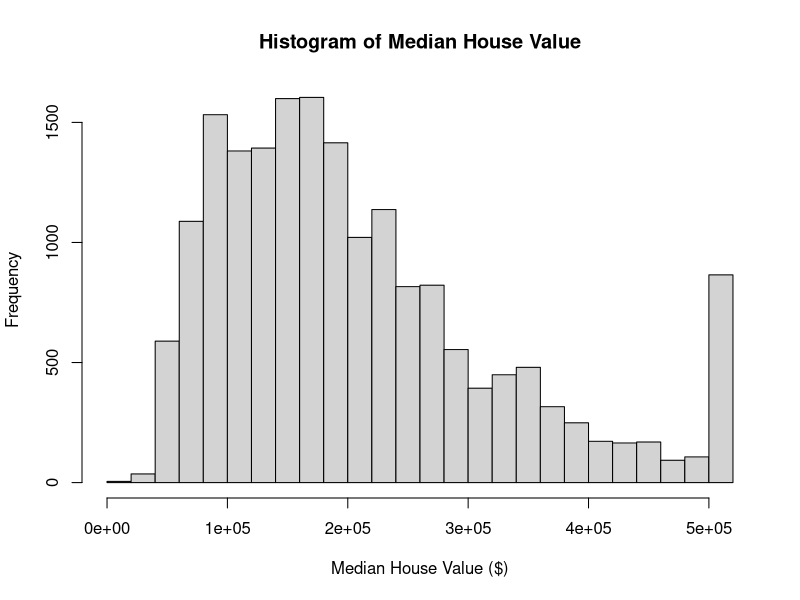
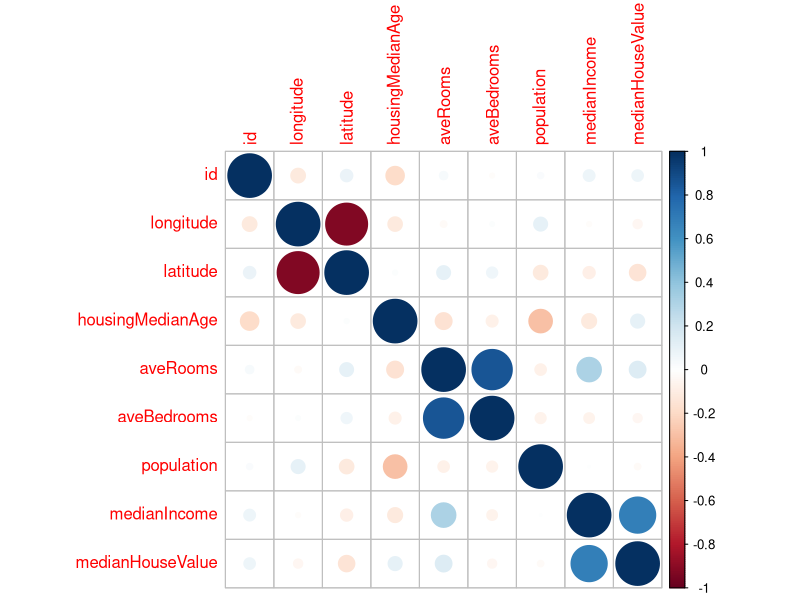
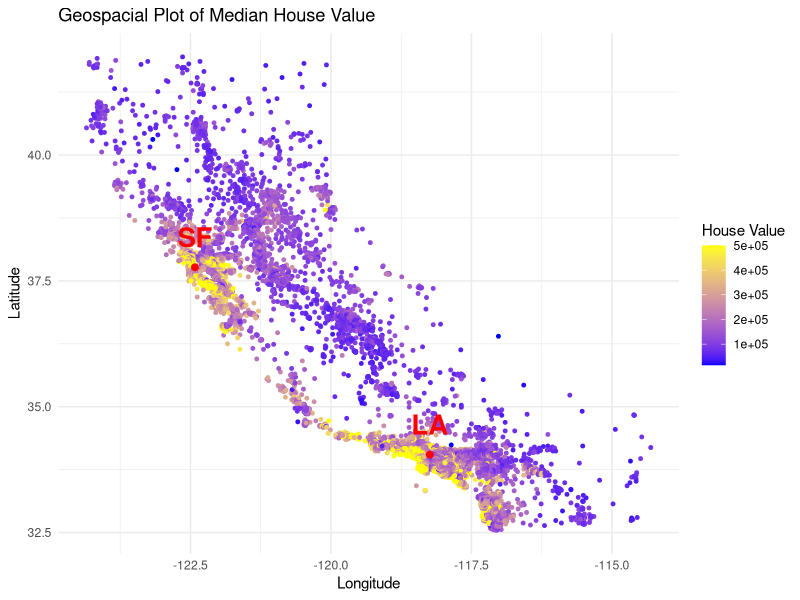
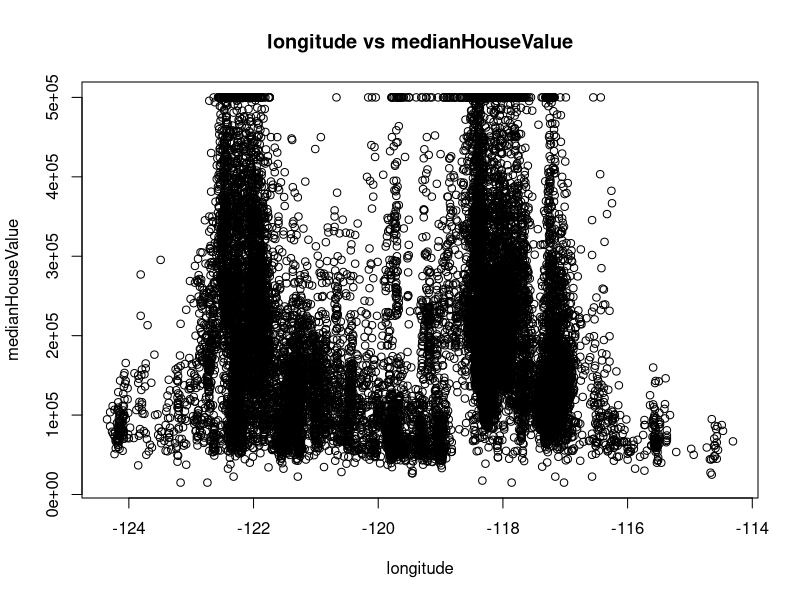
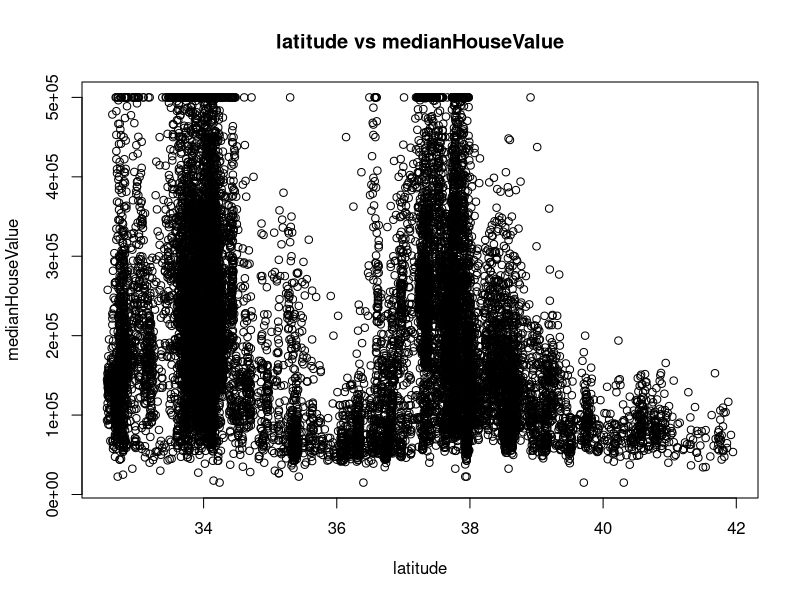
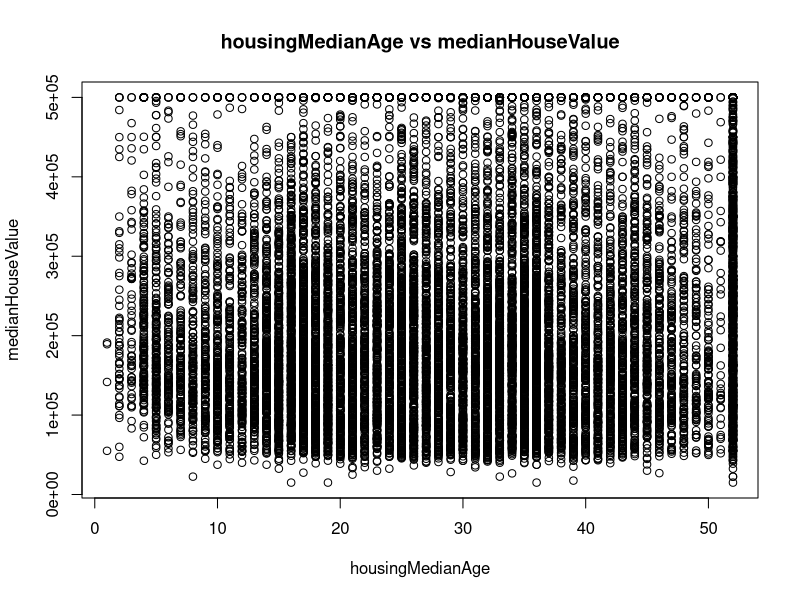
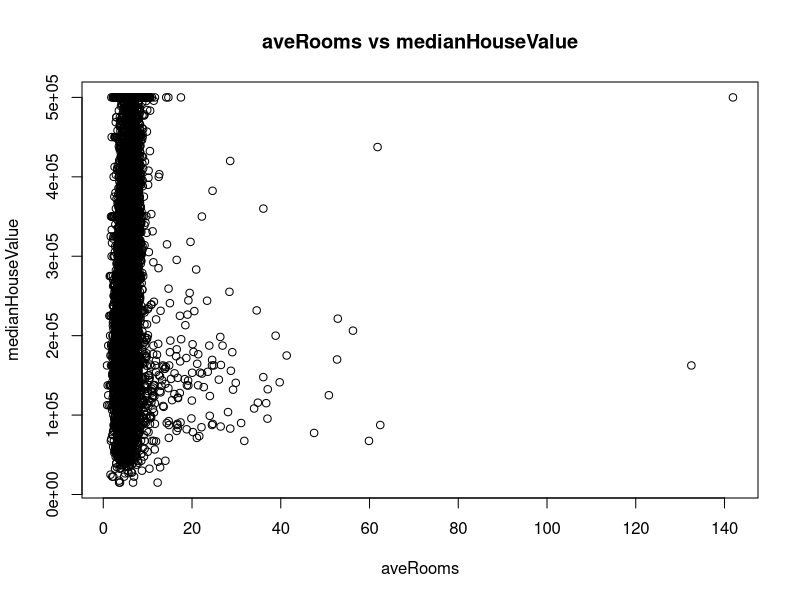
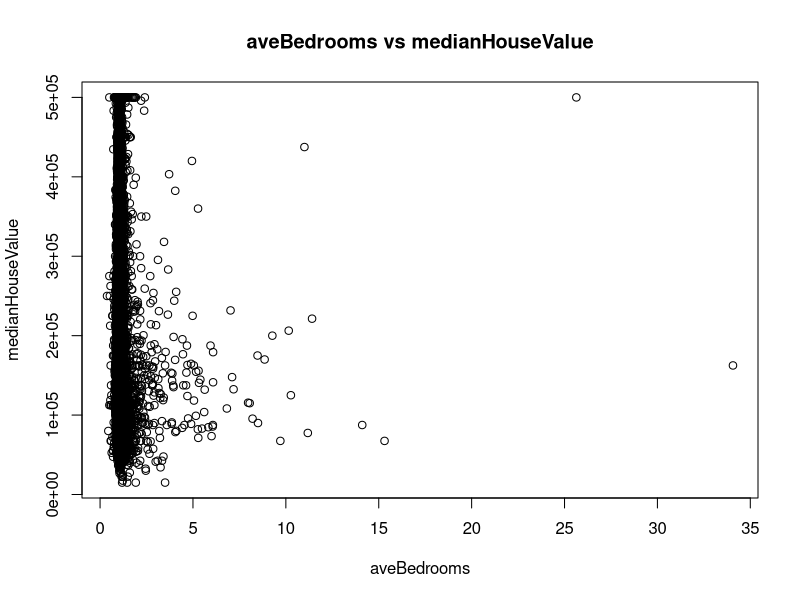

R code for these plots, in order: (Note: this script raises an error after producing the figures.)
## ---- chunk 1
knitr::opts_chunk$set(echo = TRUE)
# load relevant libraries: 
library(car)
library(dplyr)
library(ggplot2)
library(car)
library(corrplot) # for correlation plot 
library(leaps) # for Best Subset Selection 
library(boot)
## ---- chunk 2
data <- read.csv("Assignt1_data.csv") 
dim(data) 
str(data) 
# data$oceanProximity <- as.factor(data$oceanProximity)
## ---- chunk 3
incomplete_rows <- data[!complete.cases(data), ] 
data <- na.omit(data) 
rownames(data) <- 1:nrow(data) 
## ---- chunk 4
hist(data$medianHouseValue,
     xlab = "Median House Value ($)",
     ylab = "Frequency",
     main = "Histogram of Median House Value",
     breaks = 25)
## ---- chunk 5
value <- max(data$medianHouseValue)  
percentage <- mean(data$medianHouseValue == value) * 100
cat("Percentage of data with medianHouseValue =", value, "is", percentage, "%\n")
summary(data$medianHouseValue)
## ---- chunk 6
summary(data$medianIncome)
value <- max(data$medianIncome)  
percentage <- mean(data$medianIncome == value) * 100
cat("Percentage of data with medianIncome =", value, "is", percentage, "%\n")

## ---- chunk 7
numeric.data <-  data[sapply(data, is.numeric)]
head(numeric.data)
cor_medianHouseValue <- cor(data$medianHouseValue, 
                            data[, c("longitude", 
                                            "latitude", 
                                            "housingMedianAge",
                                            "aveRooms",
                                            "aveBedrooms",
                                            "population",
                                            "medianIncome")])
print(cor_medianHouseValue)
corrplot(cor(data[, sapply(data, is.numeric)]), method = "circle")
## ---- chunk 8
cities <- data.frame(
  city = c("LA", "SF"), 
  longitude = c(-118.24, -122.42),
  latitude = c(34.05, 37.77)
)

ggplot(data, 
       aes(x = longitude, 
           y = latitude, 
           colour = medianHouseValue)) + 
  geom_point(size = 1) + 
  scale_colour_gradient(low = "blue", high = "yellow") + 
  geom_point(data = cities, 
             aes(x = longitude, y = latitude),
             colour = "red", 
             size = 2) + 
  geom_text(data = cities, 
            aes(label = city), 
            vjust = -1, 
            colour = "red", 
            size = 7, 
            fontface = "bold") + 
  labs(title = "Geospacial Plot of Median House Value", 
       x = "Longitude", 
       y = "Latitude", 
       colour = "House Value") + 
  theme_minimal() 
## ---- chunk 9
target_col <- "medianHouseValue"
exclude <- c("id","oceanProximity",target_col)

for (col in names(data)) {
  if (!(col %in% exclude)) {
    plot(data[[col]], data[[target_col]],
         xlab = col,
         ylab = target_col,
         main = paste(col, "vs", target_col))
  }
}
## ---- chunk 10
# Should we truncate the age groups? 
## ---- chunk 11
# Should we comment further on this in the report? Even if zoom in the trend not clear 
# Focus on the range of [0, 20] for aveRooms 
plot(data$aveBedrooms, data$medianHouseValue, 
     xlim = c(0, 20), 
     pch = 16, 
     xlab = "Average Number of Bedrooms (aveRooms)", 
     ylab = "Median House Value (medianHouseValue)", 
     cex = 0.3) 
## ---- chunk 12
plot(data$population, data$medianHouseValue, 
    xlim = c(0, 5000), 
     pch = 16, 
     xlab = "Population", 
     ylab = "Median House Value (medianHouseValue)", 
     cex = 0.3) 
## ---- chunk 13
boxplot(medianHouseValue ~ oceanProximity, data = data,
        main = "Boxplot of Median House Value by Ocean Proximity",
        xlab = "Ocean Proximity",
        ylab = "Median House Value",
        col = "lightblue")
## ---- chunk 14
## MOST IMPORTANT BITS

#population, issues with leverage, heterscedascity
lm.pop <- lm(medianHouseValue~population,data = data) 
plot(lm.pop)

#population, issues with leverage, heterscedascity
lm.log.pop <- lm(medianHouseValue~log(population),data = data) 
plot(lm.log.pop)


## ---- chunk 15
initial_fit <- lm(data$medianHouseValue ~. - id, data = data) 
summary(initial_fit)
## ---- chunk 16
par(mfrow = c(2,2))
plot(initial_fit, cex = 0.1)
## ---- chunk 17
par(mfrow = c(1, 1)) 
options(scipen = 999) 
plot(initial_fit, which = 1, cex = 0.2, pch = 16, cex.axis = 0.6,
     main = "Residual Plot (Residual vs Fitted) of Fit1 (using all Predictors)") 
## ---- chunk 18
plot(initial_fit, which = 2, cex = 0.2, pch = 16, cex.axis = 0.8,
     main = "(Normal) QQ Plot of Fit1 (using all Predictors)") 
## ---- chunk 19
residuals_initial_fit <- residuals(initial_fit)
stdresiduals_initial_fit <- rstandard(initial_fit)
outlier_row_number <- which(abs(stdresiduals_initial_fit) > 3)

length(outlier_row_number) # gives how many outliers are there 
## ---- chunk 20
leverage_values <- hatvalues(initial_fit)

p_lvg <- length(coef(initial_fit)) 
n_lvg <- nrow(data) 
threshold_lvg <- (p_lvg + 1) / n_lvg

highlvg_row_number <- which(leverage_values > threshold_lvg)
# highlvg_row_number 
length(highlvg_row_number)

plot(leverage_values, type = "h", col = "blue")
abline(h = 2 * mean(leverage_values), col = "red")
## ---- chunk 21
vif(initial_fit)
## ---- chunk 22

# New fit
data$bedroomsPerRoom <- data$aveBedrooms / data$aveRooms
data$incomePerRoom = data$medianIncome / data$aveRooms

# Dist from LA and SF
library(geosphere)
# Need to reference this
la_coords <- c(-118.24, 34.05)   # (longitude, latitude)
sf_coords <- c(-122.42, 37.77)

# Add distance to LA
data$distToLA <- apply(data[, c("longitude", "latitude")], 1, function(coord) {
  distGeo(coord, la_coords) / 1000  # convert meters to km
})

#Add distance to SF
data$distToSF <- apply(data[, c("longitude", "latitude")], 1, function(coord) {
  distGeo(coord, sf_coords) / 1000
})


# Compute direction angles
data$dirToLA <- atan2(data$latitude - la_coords[2], data$longitude - la_coords[1])
data$dirToSF <- atan2(data$latitude - sf_coords[2], data$longitude - sf_coords[1])

# Encode directions using dsin and cos
data$cosDirToLA <- cos(data$dirToLA)
data$sinDirToLA <- sin(data$dirToLA)

data$cosDirToSF <- cos(data$dirToSF)
data$sinDirToSF <- sin(data$dirToSF)

# Remove intermediate angle variables
data$dirToLA <- NULL
data$dirToSF <- NULL

data$cityProximityScore <- 1 / (1 + data$distToLA) + 1 / (1 + data$distToSF)

#distance to centre
center_lat <- mean(data$latitude)
center_lon <- mean(data$longitude)
data$distToCenter <- sqrt((data$latitude - center_lat)^2 + (data$longitude - center_lon)^2)
## ---- chunk 23
# Select all numeric columns except 'ID'
numeric.data <- data[sapply(data, is.numeric)]
numeric.data$ID <- NULL 

# Correlation between medianHouseValue and all other numeric variables
cor_medianHouseValue <- cor(data$medianHouseValue, numeric.data)
print(cor_medianHouseValue)

# Correlation plot for all numeric variables
library(corrplot)
corrplot(cor(numeric.data), method = "circle")

## ---- chunk 24
library(leaps)
#since can't call predict for regsubsets. doing the same thing as the for loop
predict.regsubsets=function(object,newdata,id,...){ #... allows for other arguments to be passed into the function
  form=as.formula(object$call[[2]])
  mat=model.matrix(form,newdata)
  coefi=coef(object,id=id)
  xvars=names(coefi)
  mat[,xvars]%*%coefi
}

## ---- chunk 25



library(car)
# k-fold CV

formula_string <- "  medianHouseValue ~ 

    . - id - oceanProximity - aveBedrooms - aveRooms - population +
    

    longitude:latitude +
    bedroomsPerRoom:medianIncome +
    medianIncome:housingMedianAge +
    distToCenter:medianIncome +
    latitude:incomePerRoom +
    bedroomsPerRoom:distToLA +
    medianIncome:log(population) +
    medianIncome:cosDirToLA + 
    medianIncome:sinDirToLA +
    medianIncome:cosDirToSF +
    medianIncome:sinDirToSF +
    cityProximityScore:housingMedianAge +
    cityProximityScore:bedroomsPerRoom +
    housingMedianAge:incomePerRoom +
    
    

    I(medianIncome^2) +
    I(medianIncome^3) +
    I(housingMedianAge^2) +
    I(medianIncome / housingMedianAge) +
    I(latitude^2) + 
    I(longitude^2) +
    I(latitude^3) + 
    I(longitude^3) +
    

    log(population) +
    log(incomePerRoom) +
    log(medianIncome / distToCenter)"


lm.fit <- lm(formula = as.formula(formula_string),data = data)
summary(lm.fit)
nvmax <- length(coef(lm.fit)) - 1


k=10
set.seed(3)
folds=sample(1:k,nrow(data),replace=TRUE)
cv.errors=matrix(NA,k,nvmax, dimnames=list(NULL, paste(1:nvmax))) # NA means no data, NULL means no row names


for(j in 1:k){
  best.fit=regsubsets(formula = as.formula(formula_string),data = data[folds!=j,],nvmax=nvmax)
  for(i in 1:nvmax){
    pred=predict(best.fit,data[folds==j,],id=i)
    cv.errors[j,i]=mean( (data$medianHouseValue[folds==j]-pred)^2)
  }
}
mean.cv.errors=apply(cv.errors,2,mean)
mean.cv.errors
par(mfrow=c(1,1))
best.model.size <- as.numeric(names(which.min(mean.cv.errors)))
plot(mean.cv.errors,type='b')
points(best.model.size, mean.cv.errors[best.model.size], col = "red", pch = 19, cex = 1.5)
# Obtain the best subset model using the full data and CV selected id
reg.best=regsubsets(formula = as.formula(formula_string),data = data, nvmax=nvmax)
coef(reg.best,best.model.size)


best.predictors = names(coef(reg.best, best.model.size))[-1]  # remove intercept
# Create formula dynamically
formula.best = as.formula(paste("medianHouseValue ~", paste(best.predictors, collapse = " + ")))

# Fit the model using lm
model.best = lm(formula.best, data = data)
summary(model.best)
vif(model.best,type = "predictor")
#regfit <- regsubsets(formula.best,data = data,nvmax =length(coef(model.best)))
## ---- chunk 26
# With oceanProximity
# best so far
#oceanProximity+oceanProximity:medianIncome+housingMedianAge:oceanProximity+log(population):oceanProximity+latitude
new.formula = update(formula.best, . ~ . + oceanProximity + oceanProximity:distToCenter +oceanProximity:medianIncome)
model.best = lm(new.formula, data = data)

summary(model.best)
#vif(model.best,type = "predictor")


#with oceanProximity is better

#plot(model.best)

names(coef(model.best))
# Remove outliers
#data_unlev <- data[c(7419),] # these are all island -

#data[data$oceanProximity == "ISLAND",]
## ---- chunk 27
# Using best selection
regfit.full=regsubsets(new.formula,data = data,nvmax = 3,really.big = TRUE)
reg.full.summary <- summary(regfit.full)

# Show which variables are included in the best model of size 3
which(reg.full.summary$which[3, ])  # '3' refers to 3-variable model

summary(model.best)
## ---- chunk 28
# Compute training MSE
# Initial model
# Need to reload data since new predictor columns have been added
initial_data <- read.csv("Assignt1_data.csv") 
initial_data <- na.omit(initial_data) 
initial_fit <- lm(medianHouseValue ~ . - id, data = initial_data) 
initial_predictions <- predict(initial_fit, newdata = initial_data)
initial_train_mse <- mean((data$medianHouseValue - initial_predictions)^2)
initial_train_mse



# Final Model
final_predictions <- predict(model.best, newdata=data)
final_train_mse <- mean((data$medianHouseValue - final_predictions)^2)
final_train_mse
## ---- chunk 29

# Set seed required for this approach to get the 80-20 split
set.seed(123)

# Split data - 80% for training and 20% for validation
n <- nrow(data)
train_indicies <- sample(1:n, size=floor(0.8 * n))
train_set <- data[train_indicies, ]
validation_set <- data[-train_indicies, ]

train_set_init <- initial_data[train_indicies, ]
validation_set_init <- initial_data[-train_indicies, ]

# Initial model
initial_fit_train <- lm(medianHouseValue ~ . - id, data=train_set_init)
initial_val_predictions <- predict(initial_fit_train, newdata=validation_set_init)
initial_val_mse <- mean((validation_set$medianHouseValue - initial_val_predictions)^2)
initial_val_mse

# Final model
final_fit_train <- lm(formula.best, data=train_set)
final_val_predictions <- predict(final_fit_train, newdata=validation_set)
final_val_mse <- mean((validation_set$medianHouseValue - final_val_predictions)^2)
final_val_mse

## ---- chunk 30
set.seed(123)

# Define number of folds
k <- 5
n <- nrow(data)
folds <- sample(1:k, n, replace=TRUE)

# Initial model
# Vector to hold MSE for each fold
initial_cv_errors <- numeric(k)
final_cv_errors <- numeric(k)


for (i in 1:k) {
  
  train_indicies <- which(folds != i)
  test_indicies <- which(folds == i)
  
  train_data <- data[train_indicies, ]
  test_data <- data[test_indicies, ]
  
  train_set_init <- initial_data[train_indicies, ]
  validation_set_init <- initial_data[-train_indicies, ]
  
  # Initial Model
  initial_cv_model <- lm(medianHouseValue ~ . - id, data=train_data_init)
  initial_predictions <- predict(initial_cv_model, newdata=test_data_init)
  initial_cv_errors[i] <- mean((test_data_init$medianHouseValue - initial_predictions)^2)
  
  # Final Model
  final_cv_model <- lm(formula.best, data=train_data)
  final_predictions <- predict(final_cv_model, newdata=test_data)
  final_cv_errors[i] <- mean((test_data$medianHouseValue - final_predictions)^2)
  
}

initial_cv_5fold_mse <- mean(initial_cv_errors)
initial_cv_5fold_mse
final_cv_5fold_mse <- mean(final_cv_errors)
final_cv_5fold_mse

## ---- chunk 31

set.seed(123)

# Initial Model
initial_fit <- lm(medianHouseValue ~ . - id, data=initial_data)
initial_loocv <- cv.glm(initial_data, initial_fit)
initial_loocv_mse <- initial_loocv$delta[1]
initial_loocv_mse

# Final Model
final_fit <- lm(formula.best, data=data)
final_loocv <- cv.glm(data, final_fit)
final_loocv_mse <- final_loocv$delta[1]
final_loocv_mse


## ---- chunk 32

test_data <- read.csv("Assignt1_test full.csv")
test_data$bedroomsPerRoom <- test_data $aveBedrooms / test_data $aveRooms
test_data$distToCenter <- sqrt((test_data$latitude - center_lat)^2 + (test_data$longitude - center_lon)^2)
test_data$incomePerRoom = test_data$medianIncome / test_data$aveRoom
# Add distance to LA
test_data$distToLA <- apply(test_data[, c("longitude", "latitude")], 1, function(coord) {
  distGeo(coord, la_coords) / 1000  # convert meters to km
})

#Add distance to SF
test_data$distToSF <- apply(test_data[, c("longitude", "latitude")], 1, function(coord) {
  distGeo(coord, sf_coords) / 1000
})

# Compute direction angles
test_data$dirToLA <- atan2(test_data$latitude - la_coords[2], test_data$longitude - la_coords[1])
test_data$dirToSF <- atan2(test_data$latitude - sf_coords[2], test_data$longitude - sf_coords[1])


# Encode directions using sin and cos
test_data$cosDirToLA <- cos(test_data$dirToLA)
test_data$sinDirToLA <- sin(test_data$dirToLA)

test_data$cosDirToSF <- cos(test_data$dirToSF)
test_data$sinDirToSF <- sin(test_data$dirToSF)

# Remove intermediate angle variables
test_data$dirToLA <- NULL
test_data$dirToSF <- NULL

test_data$cityProximityScore <- 1 / (1 + test_data$distToLA) + 1 / (1 + test_data$distToSF)
test_data$incomeFlag <- ifelse(test_data$medianIncome == 15.0001, 1, 0)

actual <- test_data$medianHouseValue


pred <- pmax(pmin(pred,500001),14999)
#OG
pred <- predict(initial_fit, newdata = test_data  )
pred <- pmax(pmin(pred,500001),14999)
og_mse <- mean((pred - actual)^2)
og_mse


#Best model
pred <- predict(model.best, newdata = test_data  )
pred <- pmax(pmin(pred,500001),14999)
best_mse <- mean((pred - actual)^2)
best_mse
